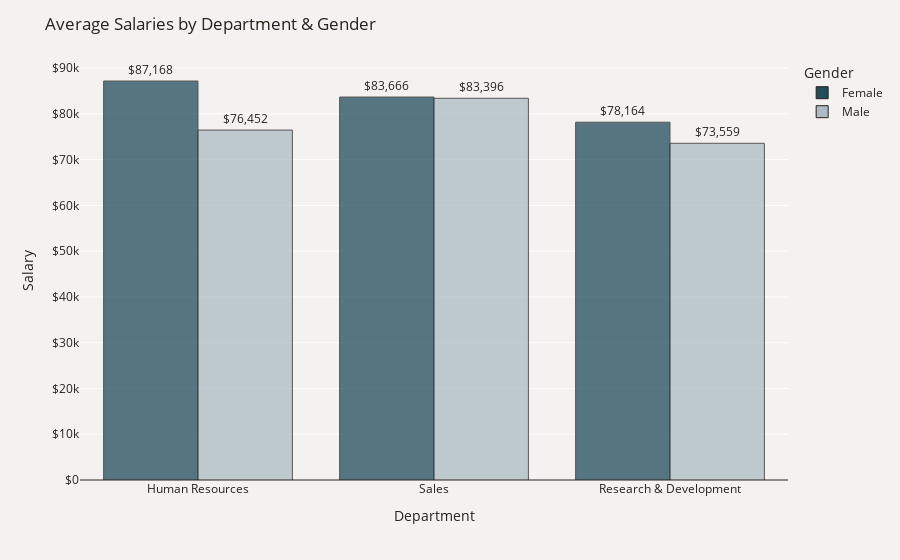

Notebook code cell kept with this figure:
### Markdown cell above
Among employees who left, the majority were satisfied in their job with 53% rating their job satisfaction as Good or Excellent, while 28% were the least satisfied in their job.

### Code cell
plot_df = data.groupby(['Department', 'Gender'])['MonthlyIncome'].mean()
plot_df = plot_df.mul(12).rename('Salary').reset_index().sort_values('Salary', ascending=False)
fig = px.bar(plot_df, x='Department', y='Salary', color='Gender', text='Salary',  
             barmode='group', opacity=0.75, color_discrete_map={'Female': '#214D5C','Male': '#ACBCC2'})
fig.update_traces(texttemplate='$%{text:,.0f}', textposition='outside',
                  marker_line=dict(width=1, color='#28221D'))
fig.update_yaxes(zeroline=True, zerolinewidth=1, zerolinecolor='#28221D')
fig.update_layout(title_text='Average Salaries by Department & Gender', font_color='#28221D',
                  yaxis=dict(title='Salary',tickprefix='$'), paper_bgcolor='#F4F2F0', plot_bgcolor='#F4F2F0')
fig.show()

### Figure 1 — Plotly figure (JSON) as saved in the notebook; plotly's stock layout.template omitted (floating-point values rounded to 4 significant figures)
{"data": [{"alignmentgroup": "True", "hovertemplate": "Gender=Female<br>Department=%{x}<br>Salary=%{text}<extra></extra>", "legendgroup": "Female", "marker": {"color": "#214D5C", "line": {"color": "#28221D", "width": 1}, "opacity": 0.75, "pattern": {"shape": ""}}, "name": "Female", "offsetgroup": "Female", "orientation": "v", "showlegend": true, "text": [87168, 83670.0, 78160.0], "textposition": "outside", "texttemplate": "$%{text:,.0f}", "type": "bar", "x": ["Human Resources", "Sales", "Research & Development"], "xaxis": "x", "y": [87168, 83670.0, 78160.0], "yaxis": "y"}, {"alignmentgroup": "True", "hovertemplate": "Gender=Male<br>Department=%{x}<br>Salary=%{text}<extra></extra>", "legendgroup": "Male", "marker": {"color": "#ACBCC2", "line": {"color": "#28221D", "width": 1}, "opacity": 0.75, "pattern": {"shape": ""}}, "name": "Male", "offsetgroup": "Male", "orientation": "v", "showlegend": true, "text": [83400.0, 76450.0, 73560.0], "textposition": "outside", "texttemplate": "$%{text:,.0f}", "type": "bar", "x": ["Sales", "Human Resources", "Research & Development"], "xaxis": "x", "y": [83400.0, 76450.0, 73560.0], "yaxis": "y"}], "layout": {"autosize": true, "barmode": "group", "font": {"color": "#28221D"}, "legend": {"title": {"text": "Gender"}, "tracegroupgap": 0}, "margin": {"t": 60}, "paper_bgcolor": "#F4F2F0", "plot_bgcolor": "#F4F2F0", "title": {"text": "Average Salaries by Department & Gender"}, "xaxis": {"anchor": "y", "autorange": true, "domain": [0, 1], "range": [-0.5, 2.5], "title": {"text": "Department"}, "type": "category"}, "yaxis": {"anchor": "x", "autorange": true, "domain": [0, 1], "range": [0, 91760.0], "tickprefix": "$", "title": {"text": "Salary"}, "type": "linear", "zeroline": true, "zerolinecolor": "#28221D", "zerolinewidth": 1}}}
